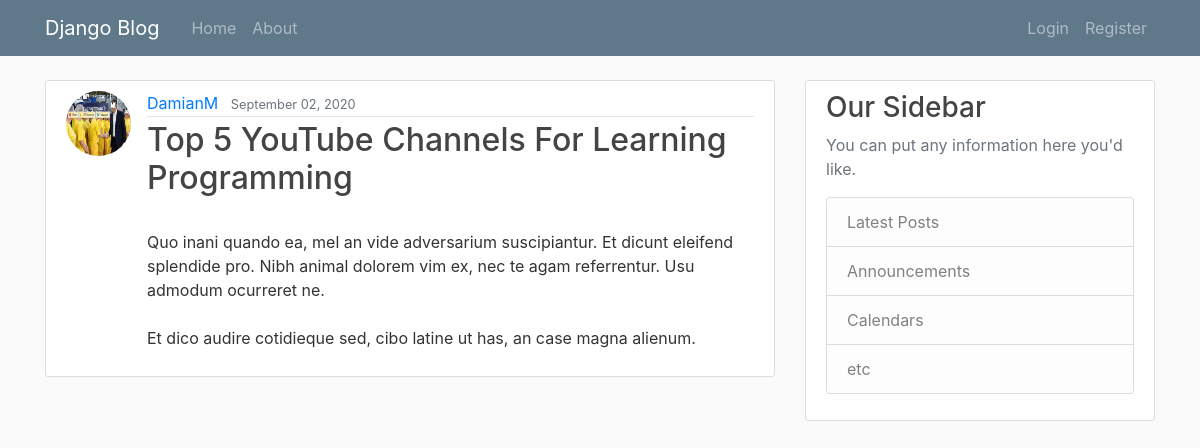
Screenshot of /post/28/ with the database file from the repository.
### blog/models.py (models this page shows, shortened)
class Post(models.Model):
    title = models.CharField(max_length=100)
    content = models.TextField()
    date_posted = models.DateTimeField(default=timezone.now)
    author = models.ForeignKey(User, on_delete=models.CASCADE)

### users/models.py (models this page shows, shortened)
class Profile(models.Model):
    user = models.OneToOneField(User, on_delete=models.CASCADE)
    image = models.ImageField(default='default.jpg', upload_to='profile_pics')

### blog/views.py (the view)
# urls.py: path('post/<int:pk>/', PostDetailView.as_view(), name='post-detail'),
class PostDetailView(DetailView):
    model = Post

### blog/templates/blog/post_detail.html (shortened to what this page needs)
{% extends "blog/base.html" %}
{% block content %}
    <article class="media content-section">
        <img class="rounded-circle article-img" src="{{ object.author.profile.image.url }}">
        <div class="media-body">
            <div class="article-metadata">
                <a class="mr-2" href="{% url 'user-posts' object.author.username %}">
                    {{ object.author }}
                </a>
                <small class="text-muted">
                    {{ object.date_posted|date:"F d, Y" }}
                </small>
            </div>
            <h2 class="article-title">
                {{ object.title }}
            </h2>
            <p class="article-content">
                {{ object.content }}
            </p>
        </div>
    </article>
{% endblock content %}

### blog/static/blog/main.css (style rules this page uses)
body { background: #fafafa; color: #333333; margin-top: 5rem; }
h1, h2, h3, h4, h5, h6 { color: #444444; }
.content-section { background: #ffffff; padding: 10px 20px; border: 1px solid #dddddd; border-radius: 3px; margin-bottom: 20px; }
.article-title { color: #444444; }
.article-content { white-space: pre-line; }
.article-img { height: 65px; width: 65px; margin-right: 16px; }
.article-metadata { padding-bottom: 1px; margin-bottom: 4px; border-bottom: 1px solid #e3e3e3 }

### rows the page displays
Post: author.profile.image (picture), author "DamianM", date_posted "September 02, 2020", title "Top 5 YouTube Channels For Learning Programming", content "Quo inani quando ea, mel an vide adversarium suscipiantur. Et dicunt eleifend splendide pro. Nibh animal dolorem vim ex, nec te agam referrentur. Usu admodum ocurreret ne. Et dico audire cotidieque sed, cibo latine ut has, an case magna alienum."
